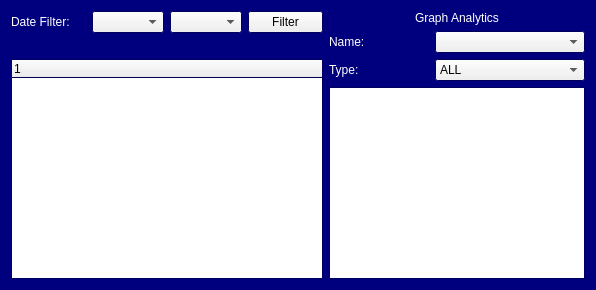
      <widget class="QWidget" name="present_tab">
       <property name="palette">
        <palette>
         <active>
          <colorrole role="Base">
           <brush brushstyle="SolidPattern">
            <color alpha="255">
             <red>255</red>
             <green>255</green>
             <blue>255</blue>
            </color>
           </brush>
          </colorrole>
          <colorrole role="Window">
           <brush brushstyle="SolidPattern">
            <color alpha="255">
             <red>0</red>
             <green>0</green>
             <blue>127</blue>
            </color>
           </brush>
          </colorrole>
         </active>
         <inactive>
          <colorrole role="Base">
           <brush brushstyle="SolidPattern">
            <color alpha="255">
             <red>255</red>
             <green>255</green>
             <blue>255</blue>
            </color>
           </brush>
          </colorrole>
          <colorrole role="Window">
           <brush brushstyle="SolidPattern">
            <color alpha="255">
             <red>0</red>
             <green>0</green>
             <blue>127</blue>
            </color>
           </brush>
          </colorrole>
         </inactive>
         <disabled>
          <colorrole role="Base">
           <brush brushstyle="SolidPattern">
            <color alpha="255">
             <red>0</red>
             <green>0</green>
             <blue>127</blue>
            </color>
           </brush>
          </colorrole>
          <colorrole role="Window">
           <brush brushstyle="SolidPattern">
            <color alpha="255">
             <red>0</red>
             <green>0</green>
             <blue>127</blue>
            </color>
           </brush>
          </colorrole>
         </disabled>
        </palette>
       </property>
       <property name="autoFillBackground">
        <bool>true</bool>
       </property>
       <attribute name="title">
        <string>PRESENTATIONS</string>
       </attribute>
       <layout class="QGridLayout" name="gridLayout_2">
        <item row="0" column="0">
         <layout class="QVBoxLayout" name="verticalLayout_9">
          <item>
           <layout class="QHBoxLayout" name="horizontalLayout_8">
            <item>
             <widget class="QLabel" name="date_filter_lbl_presentation">
              <property name="minimumSize">
               <size>
                <width>75</width>
                <height>0</height>
               </size>
              </property>
              <property name="maximumSize">
               <size>
                <width>75</width>
                <height>16777215</height>
               </size>
              </property>
              <property name="palette">
               <palette>
                <active>
                 <colorrole role="WindowText">
                  <brush brushstyle="SolidPattern">
                   <color alpha="255">
                    <red>255</red>
                    <green>255</green>
                    <blue>255</blue>
                   </color>
                  </brush>
                 </colorrole>
                </active>
                <inactive>
                 <colorrole role="WindowText">
                  <brush brushstyle="SolidPattern">
                   <color alpha="255">
                    <red>255</red>
                    <green>255</green>
                    <blue>255</blue>
                   </color>
                  </brush>
                 </colorrole>
                </inactive>
                <disabled>
                 <colorrole role="WindowText">
                  <brush brushstyle="SolidPattern">
                   <color alpha="255">
                    <red>120</red>
                    <green>120</green>
                    <blue>120</blue>
                   </color>
                  </brush>
                 </colorrole>
                </disabled>
               </palette>
              </property>
              <property name="text">
               <string>Date Filter:</string>
              </property>
             </widget>
            </item>
            <item>
             <widget class="QComboBox" name="start_date_presentation"/>
            </item>
            <item>
             <widget class="QComboBox" name="end_date_presentation">
              <property name="minimumSize">
               <size>
                <width>0</width>
                <height>0</height>
               </size>
              </property>
             </widget>
            </item>
            <item>
             <widget class="QPushButton" name="filter_btn_presentation">
              <property name="minimumSize">
               <size>
                <width>75</width>
                <height>0</height>
               </size>
              </property>
              <property name="maximumSize">
               <size>
                <width>75</width>
                <height>16777215</height>
               </size>
              </property>
              <property name="text">
               <string>Filter</string>
              </property>
              <property name="flat">
               <bool>false</bool>
              </property>
             </widget>
            </item>
           </layout>
          </item>
          <item>
           <widget class="QLabel" name="domain_lbl_presentation">
            <property name="palette">
             <palette>
              <active>
               <colorrole role="WindowText">
                <brush brushstyle="SolidPattern">
                 <color alpha="255">
                  <red>255</red>
                  <green>255</green>
                  <blue>255</blue>
                 </color>
                </brush>
               </colorrole>
              </active>
              <inactive>
               <colorrole role="WindowText">
                <brush brushstyle="SolidPattern">
                 <color alpha="255">
                  <red>255</red>
                  <green>255</green>
                  <blue>255</blue>
                 </color>
                </brush>
               </colorrole>
              </inactive>
              <disabled>
               <colorrole role="WindowText">
                <brush brushstyle="SolidPattern">
                 <color alpha="255">
                  <red>120</red>
                  <green>120</green>
                  <blue>120</blue>
                 </color>
                </brush>
               </colorrole>
              </disabled>
             </palette>
            </property>
            <property name="text">
             <string/>
            </property>
            <property name="alignment">
             <set>Qt::AlignCenter</set>
            </property>
           </widget>
          </item>
          <item>
           <widget class="QTreeWidget" name="present_tree">
            <column>
             <property name="text">
              <string notr="true">1</string>
             </property>
            </column>
           </widget>
          </item>
         </layout>
        </item>
        <item row="0" column="1">
         <layout class="QVBoxLayout" name="verticalLayout_7">
          <item>
           <widget class="QLabel" name="graph_lbl_pres">
            <property name="palette">
             <palette>
              <active>
               <colorrole role="WindowText">
                <brush brushstyle="SolidPattern">
                 <color alpha="255">
                  <red>255</red>
                  <green>255</green>
                  <blue>255</blue>
                 </color>
                </brush>
               </colorrole>
              </active>
              <inactive>
               <colorrole role="WindowText">
                <brush brushstyle="SolidPattern">
                 <color alpha="255">
                  <red>255</red>
                  <green>255</green>
                  <blue>255</blue>
                 </color>
                </brush>
               </colorrole>
              </inactive>
              <disabled>
               <colorrole role="WindowText">
                <brush brushstyle="SolidPattern">
                 <color alpha="255">
                  <red>120</red>
                  <green>120</green>
                  <blue>120</blue>
                 </color>
                </brush>
               </colorrole>
              </disabled>
             </palette>
            </property>
            <property name="text">
             <string>Graph Analytics</string>
            </property>
            <property name="alignment">
             <set>Qt::AlignCenter</set>
            </property>
           </widget>
          </item>
          <item>
           <layout class="QHBoxLayout" name="horizontalLayout_4">
            <item>
             <widget class="QLabel" name="name_lbl_pres">
              <property name="maximumSize">
               <size>
                <width>100</width>
                <height>40</height>
               </size>
              </property>
              <property name="palette">
               <palette>
                <active>
                 <colorrole role="WindowText">
                  <brush brushstyle="SolidPattern">
                   <color alpha="255">
                    <red>255</red>
                    <green>255</green>
                    <blue>255</blue>
                   </color>
                  </brush>
                 </colorrole>
                </active>
                <inactive>
                 <colorrole role="WindowText">
                  <brush brushstyle="SolidPattern">
                   <color alpha="255">
                    <red>255</red>
                    <green>255</green>
                    <blue>255</blue>
                   </color>
                  </brush>
                 </colorrole>
                </inactive>
                <disabled>
                 <colorrole role="WindowText">
                  <brush brushstyle="SolidPattern">
                   <color alpha="255">
                    <red>120</red>
                    <green>120</green>
                    <blue>120</blue>
                   </color>
                  </brush>
                 </colorrole>
                </disabled>
               </palette>
              </property>
              <property name="text">
               <string>Name:</string>
              </property>
             </widget>
            </item>
            <item>
             <widget class="QComboBox" name="name_combo_pres">
              <property name="currentIndex">
               <number>-1</number>
              </property>
             </widget>
            </item>
           </layout>
          </item>
          <item>
           <layout class="QHBoxLayout" name="horizontalLayout_5">
            <item>
             <widget class="QLabel" name="type_lbl_pres">
              <property name="maximumSize">
               <size>
                <width>100</width>
                <height>40</height>
               </size>
              </property>
              <property name="palette">
               <palette>
                <active>
                 <colorrole role="WindowText">
                  <brush brushstyle="SolidPattern">
                   <color alpha="255">
                    <red>255</red>
                    <green>255</green>
                    <blue>255</blue>
                   </color>
                  </brush>
                 </colorrole>
                </active>
                <inactive>
                 <colorrole role="WindowText">
                  <brush brushstyle="SolidPattern">
                   <color alpha="255">
                    <red>255</red>
                    <green>255</green>
                    <blue>255</blue>
                   </color>
                  </brush>
                 </colorrole>
                </inactive>
                <disabled>
                 <colorrole role="WindowText">
                  <brush brushstyle="SolidPattern">
                   <color alpha="255">
                    <red>120</red>
                    <green>120</green>
                    <blue>120</blue>
                   </color>
                  </brush>
                 </colorrole>
                </disabled>
               </palette>
              </property>
              <property name="text">
               <string>Type:</string>
              </property>
             </widget>
            </item>
            <item>
             <widget class="QComboBox" name="type_combo_pres">
              <item>
               <property name="text">
                <string>ALL</string>
               </property>
              </item>
             </widget>
            </item>
           </layout>
          </item>
          <item>
           <widget class="QGraphicsView" name="graph_area_7">
            <property name="enabled">
             <bool>true</bool>
            </property>
           </widget>
          </item>
         </layout>
        </item>
       </layout>
      </widget>
